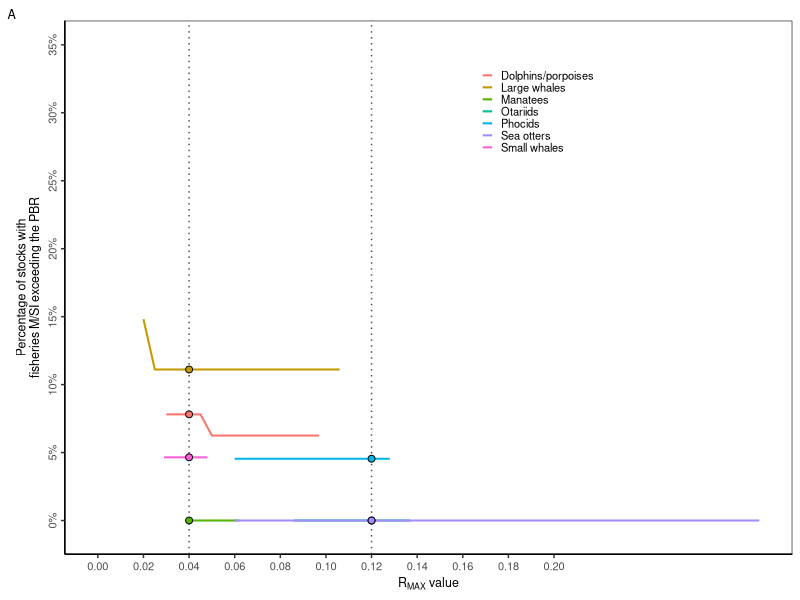
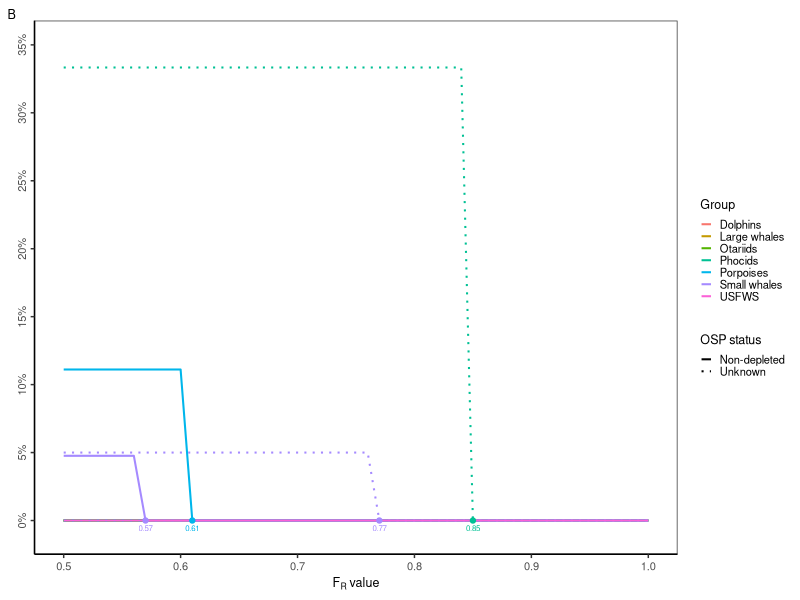
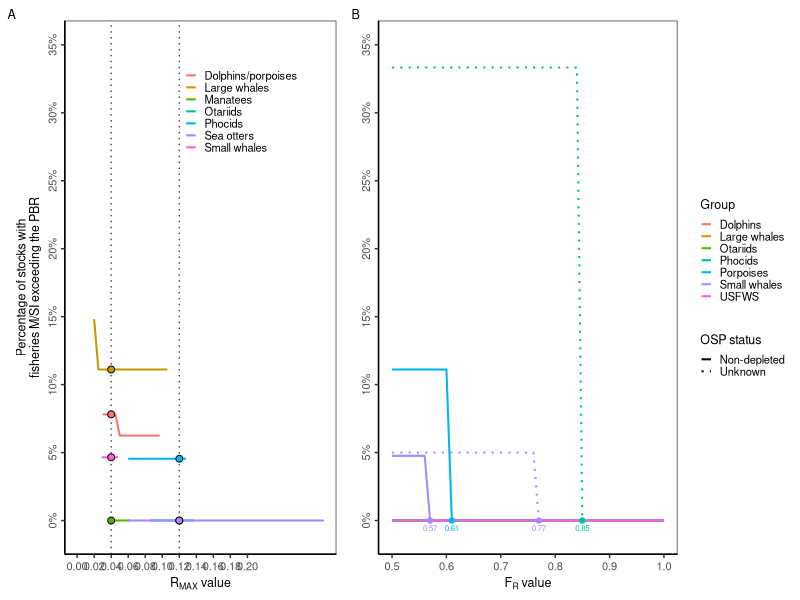

Reproduce these figures in R, in order. (Note: this script raises an error after producing the figures.)

# Clear workspace
rm(list = ls())

# Setup
################################################################################

# Packages
library(tidyverse)

# Directories
outdir <- "data/sars/processed"
plotdir <- "figures"

# Read data
stats_rf <- read.csv(file=file.path("output/rf_sensitivity_analysis.csv"), as.is=T)
stats_rmax <- read.csv(file=file.path("output/rmax_sensitivity_analysis.csv"), as.is=T)


# Build data
################################################################################

# Extract points
pts_rf <- stats_rf %>% 
  filter(pstrategic==0) %>% 
  group_by(group, osp_status) %>% 
  filter(rf_sim==min(rf_sim)) %>% 
  ungroup() %>% 
  # Remove the ones that are already 100% non-strat at 0.5
  filter(rf_sim!=0.5)


# Plot data
################################################################################

# Theme
my_theme <-  theme(axis.text=element_text(size=8),
                   axis.text.y = element_text(angle = 90, hjust = 0.5),
                   axis.title=element_text(size=9),
                   legend.text=element_text(size=8),
                   legend.title=element_text(size=9),
                   strip.text=element_text(size=7),
                   plot.title=element_text(size=9),
                   plot.tag=element_text(size=9),
                   # Gridlines
                   panel.grid.major = element_blank(), 
                   panel.grid.minor = element_blank(),
                   panel.background = element_blank(), 
                   axis.line = element_line(colour = "black"),
                   # Legend
                   legend.key = element_rect(fill = NA, color=NA),
                   legend.key.size = unit(0.3, "cm"),
                   legend.background = element_rect(fill=alpha('blue', 0)))

# Rmax
g1 <- ggplot(stats_rmax, aes(x=rmax_sim, y=pstrategic, color=group)) +
  # Reference lines
  geom_vline(xintercept = c(0.04, 0.12), color="grey30", linetype="dotted") +
  # Lines
  geom_line(linewidth = 0.7) +
  geom_point(data=stats_rmax %>% filter(rmax_sim==rmax_default), show.legend = F,
             mapping=aes(fill=group), pch=21, color="black", size=2) +
  # Labels
  labs(x=expression("R"["MAX"]*" value"), 
       y="Percentage of stocks with\nfisheries M/SI exceeding the PBR",
       tag="A") +
  scale_x_continuous(lim=c(0, NA), breaks=seq(0, 0.2, 0.02)) +
  # scale_y_continuous(lim=c(-0.007, 0.35), labels=scales::percent_format(), breaks=seq(0, 0.14, 0.02)) +
  scale_y_continuous(lim=c(-0.007, 0.35), labels=scales::percent_format(), breaks=seq(0, 0.4, 0.05)) +
  # Legend
  scale_color_discrete(name="Group") +
  # Theme
  theme_bw() + my_theme +
  theme(legend.position = c(0.65, 0.83),
        legend.title = element_blank())
g1

# RF
g2 <- ggplot(stats_rf, aes(x=rf_sim, y=pstrategic, color=group, linetype=osp_status)) +
  # Lines
  geom_line(linewidth = 0.7) +
  geom_point(data=pts_rf,  size=1.5, show.legend = F) + # mapping=aes(shape=osp_status), 
  geom_text(data=pts_rf, mapping=aes(label=rf_sim), show.legend = F, vjust=1.8, size=2) +
  # Labels
  labs(x=expression("F"["R"]*" value"), 
       y="Percentage of stocks with\nfisheries M/SI exceeding the PBR",
       tag="B") +
  # scale_x_continuous(lim=c(0, NA), breaks=seq(0,0.2, 0.02)) +
  scale_y_continuous(lim=c(-0.007, 0.35), labels=scales::percent_format(), breaks=seq(0, 0.4, 0.05)) +
  # Legend
  scale_color_discrete(name="Group") +
  scale_linetype_manual(name="OSP status", values=c("solid", "dotted")) +
  # scale_shape_manual(name="OSP status", values=c(16, 18)) +
  # Theme
  theme_bw() + my_theme +
  theme(axis.title.y=element_blank())
g2

# Merge
g <- gridExtra::grid.arrange(g1, g2, nrow=1, widths=c(0.43, 0.57))

# Export
ggsave(g, filename=file.path(plotdir, "FigSX_rf_rmax_sensitivity_analysis.png"), 
       width=6.5, height=3, units="in", dpi=600, bg="white")
